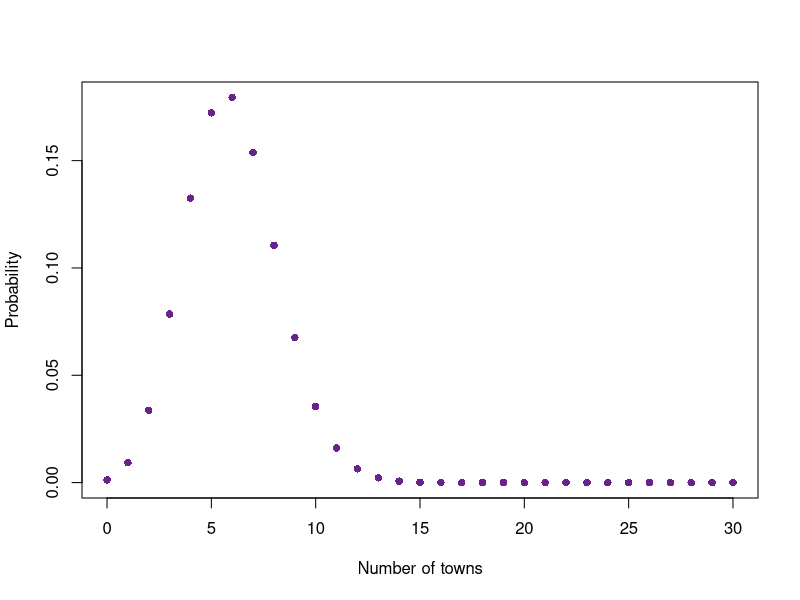
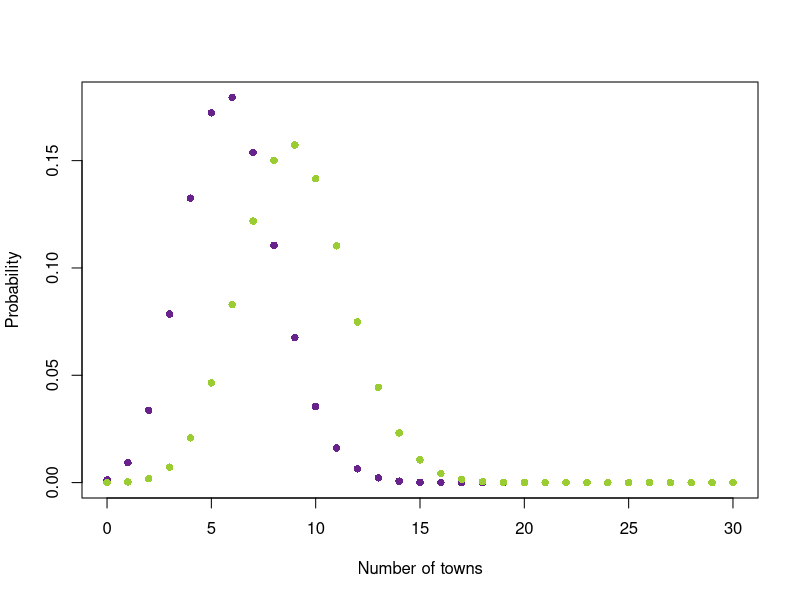
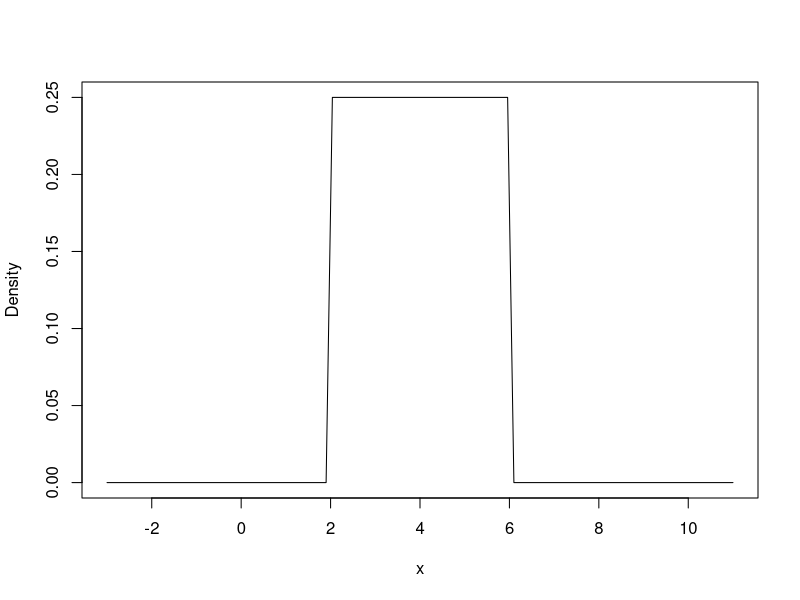
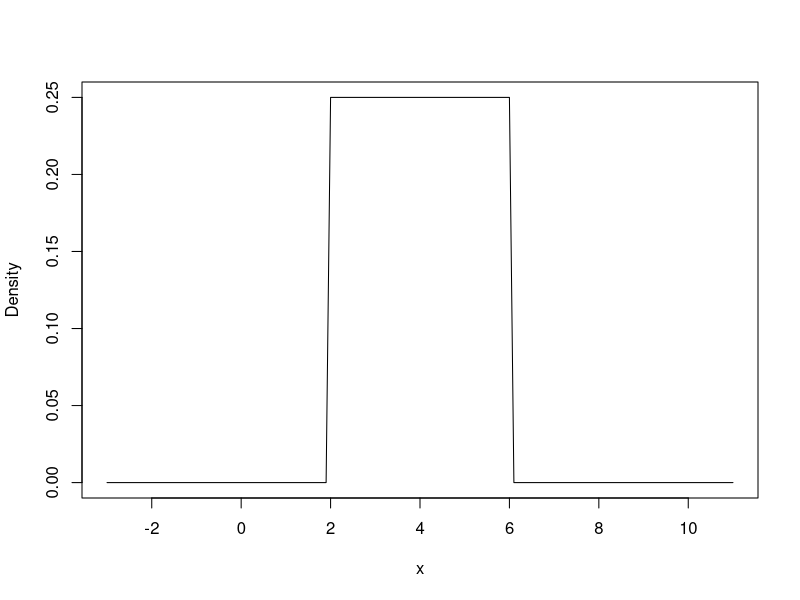
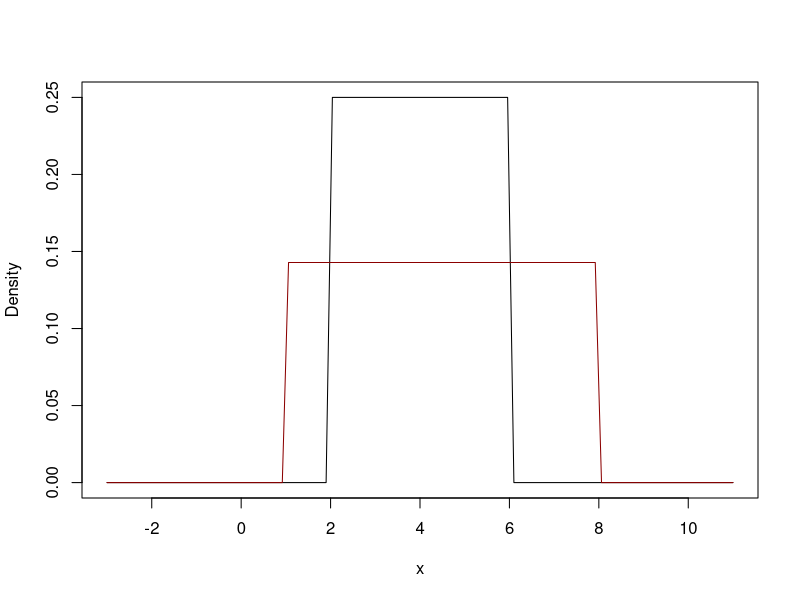
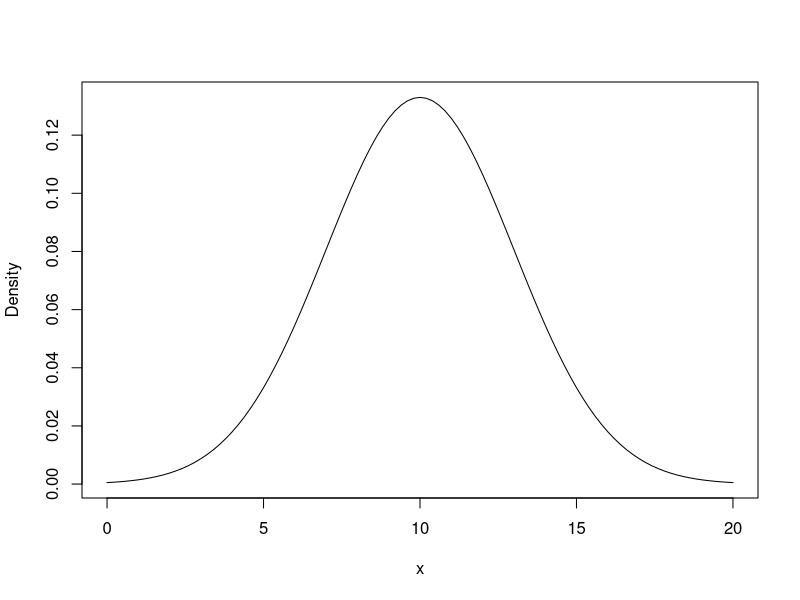
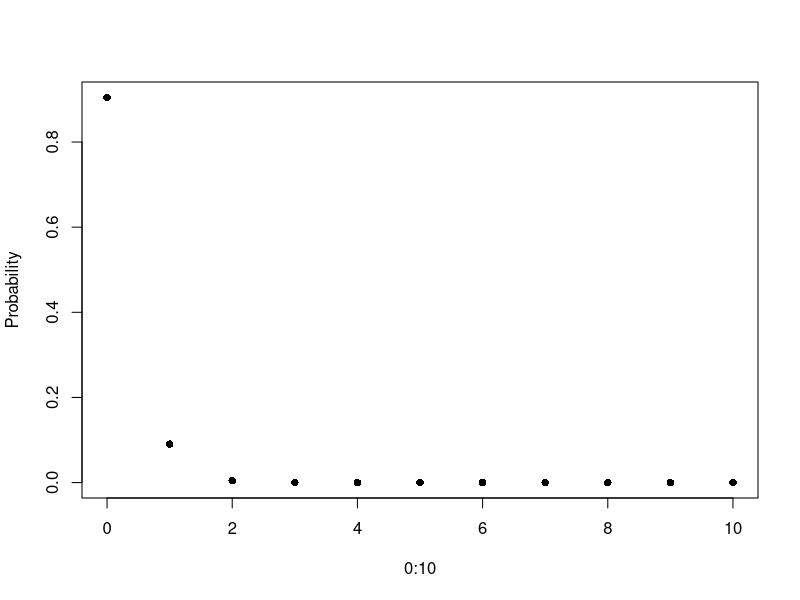
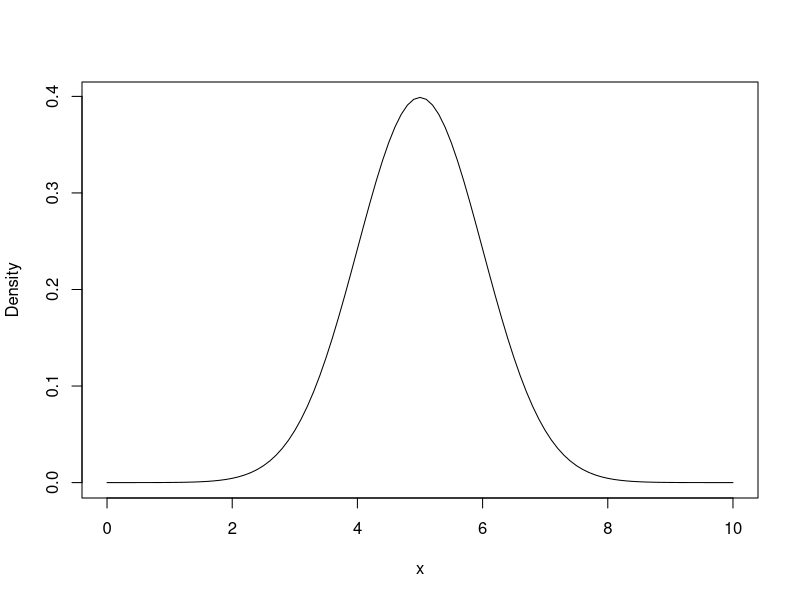

Write R code to recreate these figures, in order.
## ---- chunk 1
dbinom(10, 30, 0.2)
## ---- chunk 2
dpois(6, 2.1)
## ---- chunk 3
n <- 30
x <- 0:n
y <- dbinom(x, size = n, prob = 0.2)
plot(x, y, 
  ylab = "Probability", xlab = "Number of towns", #Names for the y and x axes
  col = "darkorchid4", pch = 16 #Changes the symbol and color of the points
)
## ---- chunk 4
n <- 30
x <- 0:n
y <- dbinom(x, size = n, prob = 0.2)
plot(x, y, 
  ylab = "Probability", xlab = "Number of towns", #Names for the y and x axes
  col = "darkorchid4", pch = 16 #Changes the symbol and color of the points
)
y2 <- dbinom(x, size = n, prob = 0.3)
points(x, y2, col = "yellowgreen", pch = 16)
## ---- chunk 5
curve(dunif(x, min = 2, max = 6), from = -3, to = 11,
  ylab = "Density", xlab = "x")
## ---- chunk 6
x <- seq(-3, 11, by = 0.1)
y <- dunif(x, min = 2, max = 6)
plot(x, y, type = "l", #That is the letter l for line, not the number 1
  ylab = "Density", xlab = "x")
## ---- chunk 7
curve(dunif(x, min = 2, max = 6), from = -3, to = 11,
  ylab = "Density", xlab = "x")
curve(dunif(x, min = 1, max = 8), add = T, col = "darkred")
## ---- chunk 8
curve(dnorm(x, mean = 10, sd = 3), from = 0, to = 20,
  ylab = "Density", xlab = "x")
## ---- chunk 9
#Poisson
plot(0:10, dpois(0:10, 0.1), pch = 16, ylab = "Probability")
#Normal
curve(dnorm(x, 5, 1), 0, 10, ylab = "Density")
## ---- chunk 10
pbinom(3, size = 8, prob = 0.5) 
sum(dbinom(0:3, size = 8, prob = 0.5)) #Same as above
## ---- chunk 11
x <- 0:8
plot(x, pbinom(x, size = 8, prob = 0.5), 
  ylab = "Probability", xlab = "Number of heads",
  col = "darkorchid4", pch = 16)
text(6, 0.8, "CDF", col = "darkorchid4")
points(x, dbinom(x, size = 8, prob = 0.5), col = "darkgreen", pch = 16)
text(6, 0.3, "PDF", col = "darkgreen")
## ---- chunk 12
pnorm(0, 0, 1) #Gives the probability of getting 0 or less from the standard normal distribution
qnorm(0.5, 0, 1) #Gives the value associated with 0.5 proability from the standard normal distribution
## ---- chunk 13
#Quantile function
curve(qnorm(x, 0, 1), 0, 1, col = "darkred", main = "Quantile function")
#CDF
curve(pnorm(x, 0, 1), -2, 2, col = "darkorange", main = "CDF")
## ---- chunk 14
runif(51, min = 1.23, max = 5)
## ---- chunk 15
rnorm(156) #The default values are mean = 0 and sd = 1, so I can leave out the mean and sd for a standard normal distribution
## ---- chunk 16
rpois(6, 16.3)
## ---- chunk 17
dnorm(23, mean = 34, sd = 12)
## ---- chunk 18
pbinom(5, size = 12, p = 0.61)
## ---- chunk 19
qunif(0.5, min = 6.12, max = 9.34)
## ---- chunk 20
dbinom(c(0,2,5), size = 10, p = 0.2)
## ---- chunk 21
dbinom(0:10, size = 10, p = 0.2)
## ---- chunk 22
dpois(2, 1:20)
## ---- chunk 23
curve(dnorm(x, 3.4, 5.1), -8.4, 14.4, ylab = "Density", xlab = "x")
abline(v = 4)
## ---- chunk 24
pnorm(4, 3.4, 5.1)
## ---- chunk 25
1-pnorm(4, 3.4, 5.1)
## ---- chunk 26
pnorm(4, 3.4, 5.1) - pnorm(3, 3.4, 5.1)
## ---- chunk 27
mus <- seq(0, 50, by = 5)
#Create a color for each mu in mus
rainbow.colors <- rainbow(length(mus))

curve(dnorm(x, 0, 2), -10, 60, ylab = "Density", xlab = "x")
#Add a bunch of normal distributions to the plot, each with a different mean and color
for(i in 1:length(mus)){
  curve(dnorm(x, mus[i], 2), add = T, col = rainbow.colors[i])
}
## ---- chunk 28
sds <- seq(1, 101, by = 5)
#Create a color for each mu in mus
heat.colors <- heat.colors(length(mus))

curve(dnorm(x, 0, 1), -30, 30)
for(i in 1:length(mus)){
  curve(dnorm(x, 0, sds[i]), add = T, col = heat.colors[i])
}
